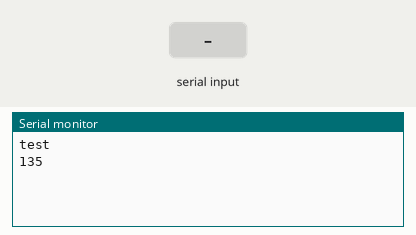
Bench run of a sketch on a simulated Arduino Uno, built with avr-gcc and run on an emulated ATmega328P. On the bench: the last lines printed to the serial monitor. The test bench sets the inputs (shaded band).

Above: at 1.2 s.
1.3 s: "1\n" received over Serial
At 2.5 s:
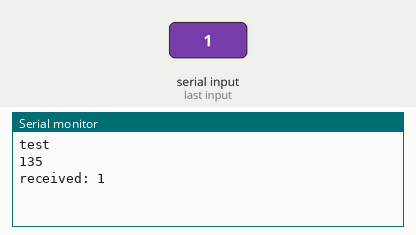
2.8 s: byte 10 ('\n') received over Serial
At 3.8 s:
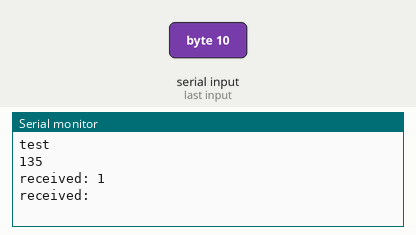
4.3 s: "0\n" received over Serial
At 5.0 s:
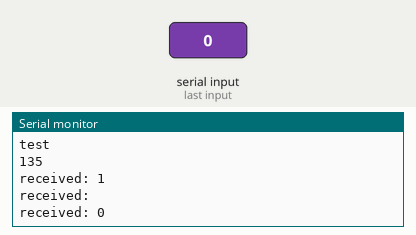

The sketch:

arduino_test.ino
```cpp
#define DELAY 10000L

long ts = -DELAY;
String inputString = "";

void setup() {
  Serial.begin(9600);
  inputString.reserve(200);
}

void loop() {
  if (millis() - ts > DELAY) {
    ts = millis();

    Serial.println("test");
    delay(100);
    Serial.println(135);
  }
}

void serialEvent() {
  while (Serial.available()) {
    char inChar = (char)Serial.read();

    if (inChar == '\n') {
      Serial.print("received: ");
      Serial.println(inputString);
      inputString = "";
    }
    else inputString += inChar;
  }
}
```

Measured:
- after the input at 1.3 s, the serial monitor: prints a new line at once (image 1)
- after the input at 2.8 s, the serial monitor: prints a new line at once (image 2)
- after the input at 4.3 s, the serial monitor: prints a new line at once (image 3)
